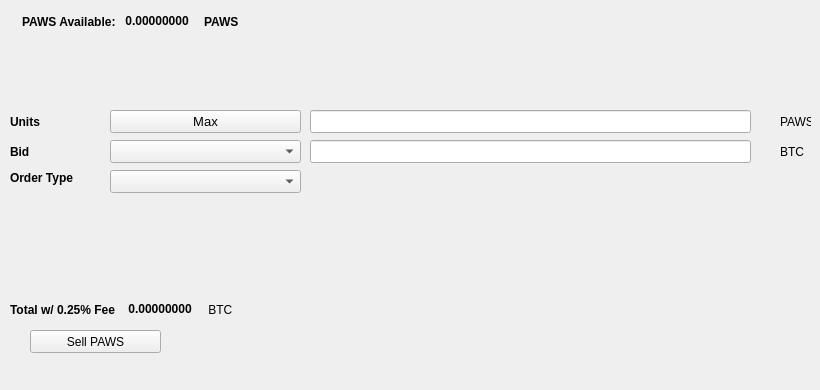
   <widget class="QWidget" name="SellTab">
    <attribute name="title">
     <string>Sell</string>
    </attribute>
    <widget class="QLabel" name="label_16">
     <property name="geometry">
      <rect>
       <x>780</x>
       <y>140</y>
       <width>31</width>
       <height>23</height>
      </rect>
     </property>
     <property name="text">
      <string>BTC</string>
     </property>
    </widget>
    <widget class="QComboBox" name="SellBidcomboBox">
     <property name="geometry">
      <rect>
       <x>110</x>
       <y>140</y>
       <width>191</width>
       <height>23</height>
      </rect>
     </property>
     <property name="font">
      <font>
       <pointsize>10</pointsize>
      </font>
     </property>
    </widget>
    <widget class="QLabel" name="label_18">
     <property name="geometry">
      <rect>
       <x>10</x>
       <y>110</y>
       <width>46</width>
       <height>23</height>
      </rect>
     </property>
     <property name="font">
      <font>
       <weight>75</weight>
       <bold>true</bold>
      </font>
     </property>
     <property name="text">
      <string>Units</string>
     </property>
    </widget>
    <widget class="QPushButton" name="Sell_Max_Amount">
     <property name="geometry">
      <rect>
       <x>110</x>
       <y>110</y>
       <width>191</width>
       <height>23</height>
      </rect>
     </property>
     <property name="font">
      <font>
       <pointsize>10</pointsize>
      </font>
     </property>
     <property name="text">
      <string>Max</string>
     </property>
    </widget>
    <widget class="QLabel" name="label_20">
     <property name="geometry">
      <rect>
       <x>10</x>
       <y>170</y>
       <width>91</width>
       <height>16</height>
      </rect>
     </property>
     <property name="font">
      <font>
       <weight>75</weight>
       <bold>true</bold>
      </font>
     </property>
     <property name="text">
      <string>Order Type</string>
     </property>
    </widget>
    <widget class="QComboBox" name="SellOrdertypeCombo">
     <property name="geometry">
      <rect>
       <x>110</x>
       <y>170</y>
       <width>191</width>
       <height>23</height>
      </rect>
     </property>
     <property name="font">
      <font>
       <pointsize>10</pointsize>
      </font>
     </property>
    </widget>
    <widget class="QLabel" name="label_21">
     <property name="geometry">
      <rect>
       <x>10</x>
       <y>140</y>
       <width>46</width>
       <height>23</height>
      </rect>
     </property>
     <property name="font">
      <font>
       <weight>75</weight>
       <bold>true</bold>
      </font>
     </property>
     <property name="text">
      <string>Bid</string>
     </property>
    </widget>
    <widget class="QLabel" name="label_22">
     <property name="geometry">
      <rect>
       <x>780</x>
       <y>110</y>
       <width>31</width>
       <height>23</height>
      </rect>
     </property>
     <property name="text">
      <string>PAWS</string>
     </property>
    </widget>
    <widget class="QLineEdit" name="UnitsInputPAWS">
     <property name="geometry">
      <rect>
       <x>310</x>
       <y>110</y>
       <width>441</width>
       <height>23</height>
      </rect>
     </property>
     <property name="font">
      <font>
       <pointsize>9</pointsize>
       <weight>75</weight>
       <bold>true</bold>
      </font>
     </property>
    </widget>
    <widget class="QLineEdit" name="SellBidPriceEdit">
     <property name="geometry">
      <rect>
       <x>310</x>
       <y>140</y>
       <width>441</width>
       <height>23</height>
      </rect>
     </property>
     <property name="font">
      <font>
       <pointsize>9</pointsize>
       <weight>75</weight>
       <bold>true</bold>
      </font>
     </property>
    </widget>
    <widget class="QPushButton" name="SellPAWSBTN">
     <property name="geometry">
      <rect>
       <x>30</x>
       <y>330</y>
       <width>131</width>
       <height>23</height>
      </rect>
     </property>
     <property name="text">
      <string>Sell PAWS</string>
     </property>
     <property name="icon">
      <iconset resource="../pivx">
       <normaloff>:/icons/bitcoin</normaloff>:/icons/bitcoin</iconset>
     </property>
    </widget>
    <widget class="QWidget" name="layoutWidget3">
     <property name="geometry">
      <rect>
       <x>22</x>
       <y>12</y>
       <width>258</width>
       <height>19</height>
      </rect>
     </property>
     <layout class="QHBoxLayout" name="horizontalLayout">
      <item>
       <widget class="QLabel" name="label232_2">
        <property name="font">
         <font>
          <weight>75</weight>
          <bold>true</bold>
         </font>
        </property>
        <property name="text">
         <string>PAWS Available:</string>
        </property>
       </widget>
      </item>
      <item>
       <widget class="QLabel" name="PAWSAvailableLabel">
        <property name="palette">
         <palette>
          <active>
           <colorrole role="WindowText">
            <brush brushstyle="SolidPattern">
             <color alpha="255">
              <red>0</red>
              <green>0</green>
              <blue>0</blue>
             </color>
            </brush>
           </colorrole>
           <colorrole role="Button">
            <brush brushstyle="SolidPattern">
             <color alpha="255">
              <red>0</red>
              <green>170</green>
              <blue>0</blue>
             </color>
            </brush>
           </colorrole>
           <colorrole role="Light">
            <brush brushstyle="SolidPattern">
             <color alpha="255">
              <red>0</red>
              <green>255</green>
              <blue>0</blue>
             </color>
            </brush>
           </colorrole>
           <colorrole role="Midlight">
            <brush brushstyle="SolidPattern">
             <color alpha="255">
              <red>0</red>
              <green>212</green>
              <blue>0</blue>
             </color>
            </brush>
           </colorrole>
           <colorrole role="Dark">
            <brush brushstyle="SolidPattern">
             <color alpha="255">
              <red>0</red>
              <green>85</green>
              <blue>0</blue>
             </color>
            </brush>
           </colorrole>
           <colorrole role="Mid">
            <brush brushstyle="SolidPattern">
             <color alpha="255">
              <red>0</red>
              <green>113</green>
              <blue>0</blue>
             </color>
            </brush>
           </colorrole>
           <colorrole role="Text">
            <brush brushstyle="SolidPattern">
             <color alpha="255">
              <red>0</red>
              <green>170</green>
              <blue>0</blue>
             </color>
            </brush>
           </colorrole>
           <colorrole role="BrightText">
            <brush brushstyle="SolidPattern">
             <color alpha="255">
              <red>255</red>
              <green>255</green>
              <blue>255</blue>
             </color>
            </brush>
           </colorrole>
           <colorrole role="ButtonText">
            <brush brushstyle="SolidPattern">
             <color alpha="255">
              <red>0</red>
              <green>0</green>
              <blue>0</blue>
             </color>
            </brush>
           </colorrole>
           <colorrole role="Base">
            <brush brushstyle="SolidPattern">
             <color alpha="255">
              <red>255</red>
              <green>255</green>
              <blue>255</blue>
             </color>
            </brush>
           </colorrole>
           <colorrole role="Window">
            <brush brushstyle="SolidPattern">
             <color alpha="255">
              <red>0</red>
              <green>170</green>
              <blue>0</blue>
             </color>
            </brush>
           </colorrole>
           <colorrole role="Shadow">
            <brush brushstyle="SolidPattern">
             <color alpha="255">
              <red>0</red>
              <green>0</green>
              <blue>0</blue>
             </color>
            </brush>
           </colorrole>
           <colorrole role="AlternateBase">
            <brush brushstyle="SolidPattern">
             <color alpha="255">
              <red>127</red>
              <green>212</green>
              <blue>127</blue>
             </color>
            </brush>
           </colorrole>
           <colorrole role="ToolTipBase">
            <brush brushstyle="SolidPattern">
             <color alpha="255">
              <red>255</red>
              <green>255</green>
              <blue>220</blue>
             </color>
            </brush>
           </colorrole>
           <colorrole role="ToolTipText">
            <brush brushstyle="SolidPattern">
             <color alpha="255">
              <red>0</red>
              <green>0</green>
              <blue>0</blue>
             </color>
            </brush>
           </colorrole>
          </active>
          <inactive>
           <colorrole role="WindowText">
            <brush brushstyle="SolidPattern">
             <color alpha="255">
              <red>0</red>
              <green>0</green>
              <blue>0</blue>
             </color>
            </brush>
           </colorrole>
           <colorrole role="Button">
            <brush brushstyle="SolidPattern">
             <color alpha="255">
              <red>0</red>
              <green>170</green>
              <blue>0</blue>
             </color>
            </brush>
           </colorrole>
           <colorrole role="Light">
            <brush brushstyle="SolidPattern">
             <color alpha="255">
              <red>0</red>
              <green>255</green>
              <blue>0</blue>
             </color>
            </brush>
           </colorrole>
           <colorrole role="Midlight">
            <brush brushstyle="SolidPattern">
             <color alpha="255">
              <red>0</red>
              <green>212</green>
              <blue>0</blue>
             </color>
            </brush>
           </colorrole>
           <colorrole role="Dark">
            <brush brushstyle="SolidPattern">
             <color alpha="255">
              <red>0</red>
              <green>85</green>
              <blue>0</blue>
             </color>
            </brush>
           </colorrole>
           <colorrole role="Mid">
            <brush brushstyle="SolidPattern">
             <color alpha="255">
              <red>0</red>
              <green>113</green>
              <blue>0</blue>
             </color>
            </brush>
           </colorrole>
           <colorrole role="Text">
            <brush brushstyle="SolidPattern">
             <color alpha="255">
              <red>0</red>
              <green>170</green>
              <blue>0</blue>
             </color>
            </brush>
           </colorrole>
           <colorrole role="BrightText">
            <brush brushstyle="SolidPattern">
             <color alpha="255">
              <red>255</red>
              <green>255</green>
              <blue>255</blue>
             </color>
            </brush>
           </colorrole>
           <colorrole role="ButtonText">
            <brush brushstyle="SolidPattern">
             <color alpha="255">
              <red>0</red>
              <green>0</green>
              <blue>0</blue>
             </color>
            </brush>
           </colorrole>
           <colorrole role="Base">
            <brush brushstyle="SolidPattern">
             <color alpha="255">
              <red>255</red>
              <green>255</green>
              <blue>255</blue>
             </color>
            </brush>
           </colorrole>
           <colorrole role="Window">
            <brush brushstyle="SolidPattern">
             <color alpha="255">
              <red>0</red>
              <green>170</green>
              <blue>0</blue>
             </color>
            </brush>
           </colorrole>
           <colorrole role="Shadow">
            <brush brushstyle="SolidPattern">
             <color alpha="255">
              <red>0</red>
              <green>0</green>
              <blue>0</blue>
             </color>
            </brush>
           </colorrole>
           <colorrole role="AlternateBase">
            <brush brushstyle="SolidPattern">
             <color alpha="255">
              <red>127</red>
              <green>212</green>
              <blue>127</blue>
             </color>
            </brush>
           </colorrole>
           <colorrole role="ToolTipBase">
            <brush brushstyle="SolidPattern">
             <color alpha="255">
              <red>255</red>
              <green>255</green>
              <blue>220</blue>
             </color>
            </brush>
           </colorrole>
           <colorrole role="ToolTipText">
            <brush brushstyle="SolidPattern">
             <color alpha="255">
              <red>0</red>
              <green>0</green>
              <blue>0</blue>
             </color>
            </brush>
           </colorrole>
          </inactive>
          <disabled>
           <colorrole role="WindowText">
            <brush brushstyle="SolidPattern">
             <color alpha="255">
              <red>0</red>
              <green>85</green>
              <blue>0</blue>
             </color>
            </brush>
           </colorrole>
           <colorrole role="Button">
            <brush brushstyle="SolidPattern">
             <color alpha="255">
              <red>0</red>
              <green>170</green>
              <blue>0</blue>
             </color>
            </brush>
           </colorrole>
           <colorrole role="Light">
            <brush brushstyle="SolidPattern">
             <color alpha="255">
              <red>0</red>
              <green>255</green>
              <blue>0</blue>
             </color>
            </brush>
           </colorrole>
           <colorrole role="Midlight">
            <brush brushstyle="SolidPattern">
             <color alpha="255">
              <red>0</red>
              <green>212</green>
              <blue>0</blue>
             </color>
            </brush>
           </colorrole>
           <colorrole role="Dark">
            <brush brushstyle="SolidPattern">
             <color alpha="255">
              <red>0</red>
              <green>85</green>
              <blue>0</blue>
             </color>
            </brush>
           </colorrole>
           <colorrole role="Mid">
            <brush brushstyle="SolidPattern">
             <color alpha="255">
              <red>0</red>
              <green>113</green>
              <blue>0</blue>
             </color>
            </brush>
           </colorrole>
           <colorrole role="Text">
            <brush brushstyle="SolidPattern">
             <color alpha="255">
              <red>0</red>
              <green>85</green>
              <blue>0</blue>
             </color>
            </brush>
           </colorrole>
           <colorrole role="BrightText">
            <brush brushstyle="SolidPattern">
             <color alpha="255">
              <red>255</red>
              <green>255</green>
              <blue>255</blue>
             </color>
            </brush>
           </colorrole>
           <colorrole role="ButtonText">
            <brush brushstyle="SolidPattern">
             <color alpha="255">
              <red>0</red>
              <green>85</green>
              <blue>0</blue>
             </color>
            </brush>
           </colorrole>
           <colorrole role="Base">
            <brush brushstyle="SolidPattern">
             <color alpha="255">
              <red>0</red>
              <green>170</green>
              <blue>0</blue>
             </color>
            </brush>
           </colorrole>
           <colorrole role="Window">
            <brush brushstyle="SolidPattern">
             <color alpha="255">
              <red>0</red>
              <green>170</green>
              <blue>0</blue>
             </color>
            </brush>
           </colorrole>
           <colorrole role="Shadow">
            <brush brushstyle="SolidPattern">
             <color alpha="255">
              <red>0</red>
              <green>0</green>
              <blue>0</blue>
             </color>
            </brush>
           </colorrole>
           <colorrole role="AlternateBase">
            <brush brushstyle="SolidPattern">
             <color alpha="255">
              <red>0</red>
              <green>170</green>
              <blue>0</blue>
             </color>
            </brush>
           </colorrole>
           <colorrole role="ToolTipBase">
            <brush brushstyle="SolidPattern">
             <color alpha="255">
              <red>255</red>
              <green>255</green>
              <blue>220</blue>
             </color>
            </brush>
           </colorrole>
           <colorrole role="ToolTipText">
            <brush brushstyle="SolidPattern">
             <color alpha="255">
              <red>0</red>
              <green>0</green>
              <blue>0</blue>
             </color>
            </brush>
           </colorrole>
          </disabled>
         </palette>
        </property>
        <property name="font">
         <font>
          <weight>75</weight>
          <bold>true</bold>
         </font>
        </property>
        <property name="text">
         <string> 0.00000000 </string>
        </property>
        <property name="textInteractionFlags">
         <set>Qt::LinksAccessibleByMouse|Qt::TextSelectableByKeyboard|Qt::TextSelectableByMouse</set>
        </property>
       </widget>
      </item>
      <item>
       <widget class="QLabel" name="labelPAWS">
        <property name="font">
         <font>
          <weight>75</weight>
          <bold>true</bold>
         </font>
        </property>
        <property name="text">
         <string>PAWS</string>
        </property>
       </widget>
      </item>
     </layout>
    </widget>
    <widget class="QWidget" name="layoutWidget">
     <property name="geometry">
      <rect>
       <x>10</x>
       <y>300</y>
       <width>268</width>
       <height>19</height>
      </rect>
     </property>
     <layout class="QHBoxLayout" name="horizontalLayout_2">
      <item>
       <widget class="QLabel" name="label_19">
        <property name="font">
         <font>
          <weight>75</weight>
          <bold>true</bold>
         </font>
        </property>
        <property name="text">
         <string>Total w/ 0.25% Fee </string>
        </property>
       </widget>
      </item>
      <item>
       <widget class="QLabel" name="SellCostLabel">
        <property name="palette">
         <palette>
          <active>
           <colorrole role="WindowText">
            <brush brushstyle="SolidPattern">
             <color alpha="255">
              <red>0</red>
              <green>0</green>
              <blue>0</blue>
             </color>
            </brush>
           </colorrole>
           <colorrole role="Button">
            <brush brushstyle="SolidPattern">
             <color alpha="255">
              <red>0</red>
              <green>170</green>
              <blue>0</blue>
             </color>
            </brush>
           </colorrole>
           <colorrole role="Light">
            <brush brushstyle="SolidPattern">
             <color alpha="255">
              <red>0</red>
              <green>255</green>
              <blue>0</blue>
             </color>
            </brush>
           </colorrole>
           <colorrole role="Midlight">
            <brush brushstyle="SolidPattern">
             <color alpha="255">
              <red>0</red>
              <green>212</green>
              <blue>0</blue>
             </color>
            </brush>
           </colorrole>
           <colorrole role="Dark">
            <brush brushstyle="SolidPattern">
             <color alpha="255">
              <red>0</red>
              <green>85</green>
              <blue>0</blue>
             </color>
            </brush>
           </colorrole>
           <colorrole role="Mid">
            <brush brushstyle="SolidPattern">
             <color alpha="255">
              <red>0</red>
              <green>113</green>
              <blue>0</blue>
             </color>
            </brush>
           </colorrole>
           <colorrole role="Text">
            <brush brushstyle="SolidPattern">
             <color alpha="255">
              <red>0</red>
              <green>170</green>
              <blue>0</blue>
             </color>
            </brush>
           </colorrole>
           <colorrole role="BrightText">
            <brush brushstyle="SolidPattern">
             <color alpha="255">
              <red>255</red>
              <green>255</green>
              <blue>255</blue>
             </color>
            </brush>
           </colorrole>
           <colorrole role="ButtonText">
            <brush brushstyle="SolidPattern">
             <color alpha="255">
              <red>0</red>
              <green>0</green>
              <blue>0</blue>
             </color>
            </brush>
           </colorrole>
           <colorrole role="Base">
            <brush brushstyle="SolidPattern">
             <color alpha="255">
              <red>255</red>
              <green>255</green>
              <blue>255</blue>
             </color>
            </brush>
           </colorrole>
           <colorrole role="Window">
            <brush brushstyle="SolidPattern">
             <color alpha="255">
              <red>0</red>
              <green>170</green>
              <blue>0</blue>
             </color>
            </brush>
           </colorrole>
           <colorrole role="Shadow">
            <brush brushstyle="SolidPattern">
             <color alpha="255">
              <red>0</red>
              <green>0</green>
              <blue>0</blue>
             </color>
            </brush>
           </colorrole>
           <colorrole role="AlternateBase">
            <brush brushstyle="SolidPattern">
             <color alpha="255">
              <red>127</red>
              <green>212</green>
              <blue>127</blue>
             </color>
            </brush>
           </colorrole>
           <colorrole role="ToolTipBase">
            <brush brushstyle="SolidPattern">
             <color alpha="255">
              <red>255</red>
              <green>255</green>
              <blue>220</blue>
             </color>
            </brush>
           </colorrole>
           <colorrole role="ToolTipText">
            <brush brushstyle="SolidPattern">
             <color alpha="255">
              <red>0</red>
              <green>0</green>
              <blue>0</blue>
             </color>
            </brush>
           </colorrole>
          </active>
          <inactive>
           <colorrole role="WindowText">
            <brush brushstyle="SolidPattern">
             <color alpha="255">
              <red>0</red>
              <green>0</green>
              <blue>0</blue>
             </color>
            </brush>
           </colorrole>
           <colorrole role="Button">
            <brush brushstyle="SolidPattern">
             <color alpha="255">
              <red>0</red>
              <green>170</green>
              <blue>0</blue>
             </color>
            </brush>
           </colorrole>
           <colorrole role="Light">
            <brush brushstyle="SolidPattern">
             <color alpha="255">
              <red>0</red>
              <green>255</green>
              <blue>0</blue>
             </color>
            </brush>
           </colorrole>
           <colorrole role="Midlight">
            <brush brushstyle="SolidPattern">
             <color alpha="255">
              <red>0</red>
              <green>212</green>
              <blue>0</blue>
             </color>
            </brush>
           </colorrole>
           <colorrole role="Dark">
            <brush brushstyle="SolidPattern">
             <color alpha="255">
              <red>0</red>
              <green>85</green>
              <blue>0</blue>
             </color>
            </brush>
           </colorrole>
           <colorrole role="Mid">
            <brush brushstyle="SolidPattern">
             <color alpha="255">
              <red>0</red>
              <green>113</green>
              <blue>0</blue>
             </color>
            </brush>
           </colorrole>
           <colorrole role="Text">
            <brush brushstyle="SolidPattern">
             <color alpha="255">
              <red>0</red>
              <green>170</green>
              <blue>0</blue>
             </color>
            </brush>
           </colorrole>
           <colorrole role="BrightText">
            <brush brushstyle="SolidPattern">
             <color alpha="255">
              <red>255</red>
              <green>255</green>
              <blue>255</blue>
             </color>
            </brush>
           </colorrole>
           <colorrole role="ButtonText">
            <brush brushstyle="SolidPattern">
             <color alpha="255">
              <red>0</red>
              <green>0</green>
              <blue>0</blue>
             </color>
            </brush>
           </colorrole>
           <colorrole role="Base">
            <brush brushstyle="SolidPattern">
             <color alpha="255">
              <red>255</red>
              <green>255</green>
              <blue>255</blue>
             </color>
            </brush>
           </colorrole>
           <colorrole role="Window">
            <brush brushstyle="SolidPattern">
             <color alpha="255">
              <red>0</red>
              <green>170</green>
              <blue>0</blue>
             </color>
            </brush>
           </colorrole>
           <colorrole role="Shadow">
            <brush brushstyle="SolidPattern">
             <color alpha="255">
              <red>0</red>
              <green>0</green>
              <blue>0</blue>
             </color>
            </brush>
           </colorrole>
           <colorrole role="AlternateBase">
            <brush brushstyle="SolidPattern">
             <color alpha="255">
              <red>127</red>
              <green>212</green>
              <blue>127</blue>
             </color>
            </brush>
           </colorrole>
           <colorrole role="ToolTipBase">
            <brush brushstyle="SolidPattern">
             <color alpha="255">
              <red>255</red>
              <green>255</green>
              <blue>220</blue>
             </color>
            </brush>
           </colorrole>
           <colorrole role="ToolTipText">
            <brush brushstyle="SolidPattern">
             <color alpha="255">
              <red>0</red>
              <green>0</green>
              <blue>0</blue>
             </color>
            </brush>
           </colorrole>
          </inactive>
          <disabled>
           <colorrole role="WindowText">
            <brush brushstyle="SolidPattern">
             <color alpha="255">
              <red>0</red>
              <green>85</green>
              <blue>0</blue>
             </color>
            </brush>
           </colorrole>
           <colorrole role="Button">
            <brush brushstyle="SolidPattern">
             <color alpha="255">
              <red>0</red>
              <green>170</green>
              <blue>0</blue>
             </color>
            </brush>
           </colorrole>
           <colorrole role="Light">
            <brush brushstyle="SolidPattern">
             <color alpha="255">
              <red>0</red>
              <green>255</green>
              <blue>0</blue>
             </color>
            </brush>
           </colorrole>
           <colorrole role="Midlight">
            <brush brushstyle="SolidPattern">
             <color alpha="255">
              <red>0</red>
              <green>212</green>
              <blue>0</blue>
             </color>
            </brush>
           </colorrole>
           <colorrole role="Dark">
            <brush brushstyle="SolidPattern">
             <color alpha="255">
              <red>0</red>
              <green>85</green>
              <blue>0</blue>
             </color>
            </brush>
           </colorrole>
           <colorrole role="Mid">
            <brush brushstyle="SolidPattern">
             <color alpha="255">
              <red>0</red>
              <green>113</green>
              <blue>0</blue>
             </color>
            </brush>
           </colorrole>
           <colorrole role="Text">
            <brush brushstyle="SolidPattern">
             <color alpha="255">
              <red>0</red>
              <green>85</green>
              <blue>0</blue>
             </color>
            </brush>
           </colorrole>
           <colorrole role="BrightText">
            <brush brushstyle="SolidPattern">
             <color alpha="255">
              <red>255</red>
              <green>255</green>
              <blue>255</blue>
             </color>
            </brush>
           </colorrole>
           <colorrole role="ButtonText">
            <brush brushstyle="SolidPattern">
             <color alpha="255">
              <red>0</red>
              <green>85</green>
              <blue>0</blue>
             </color>
            </brush>
           </colorrole>
           <colorrole role="Base">
            <brush brushstyle="SolidPattern">
             <color alpha="255">
              <red>0</red>
              <green>170</green>
              <blue>0</blue>
             </color>
            </brush>
           </colorrole>
           <colorrole role="Window">
            <brush brushstyle="SolidPattern">
             <color alpha="255">
              <red>0</red>
              <green>170</green>
              <blue>0</blue>
             </color>
            </brush>
           </colorrole>
           <colorrole role="Shadow">
            <brush brushstyle="SolidPattern">
             <color alpha="255">
              <red>0</red>
              <green>0</green>
              <blue>0</blue>
             </color>
            </brush>
           </colorrole>
           <colorrole role="AlternateBase">
            <brush brushstyle="SolidPattern">
             <color alpha="255">
              <red>0</red>
              <green>170</green>
              <blue>0</blue>
             </color>
            </brush>
           </colorrole>
           <colorrole role="ToolTipBase">
            <brush brushstyle="SolidPattern">
             <color alpha="255">
              <red>255</red>
              <green>255</green>
              <blue>220</blue>
             </color>
            </brush>
           </colorrole>
           <colorrole role="ToolTipText">
            <brush brushstyle="SolidPattern">
             <color alpha="255">
              <red>0</red>
              <green>0</green>
              <blue>0</blue>
             </color>
            </brush>
           </colorrole>
          </disabled>
         </palette>
        </property>
        <property name="font">
         <font>
          <weight>75</weight>
          <bold>true</bold>
         </font>
        </property>
        <property name="autoFillBackground">
         <bool>false</bool>
        </property>
        <property name="text">
         <string> 0.00000000</string>
        </property>
        <property name="textInteractionFlags">
         <set>Qt::LinksAccessibleByMouse|Qt::TextSelectableByMouse</set>
        </property>
       </widget>
      </item>
      <item>
       <widget class="QLabel" name="label_17">
        <property name="font">
         <font>
          <weight>50</weight>
          <bold>false</bold>
         </font>
        </property>
        <property name="text">
         <string> BTC</string>
        </property>
       </widget>
      </item>
     </layout>
    </widget>
    <widget class="QLabel" name="label_23">
     <property name="geometry">
      <rect>
       <x>460</x>
       <y>300</y>
       <width>281</width>
       <height>81</height>
      </rect>
     </property>
     <property name="text">
      <string/>
     </property>
     <property name="pixmap">
      <pixmap>:/images/bittrex</pixmap>
     </property>
    </widget>
   </widget>
